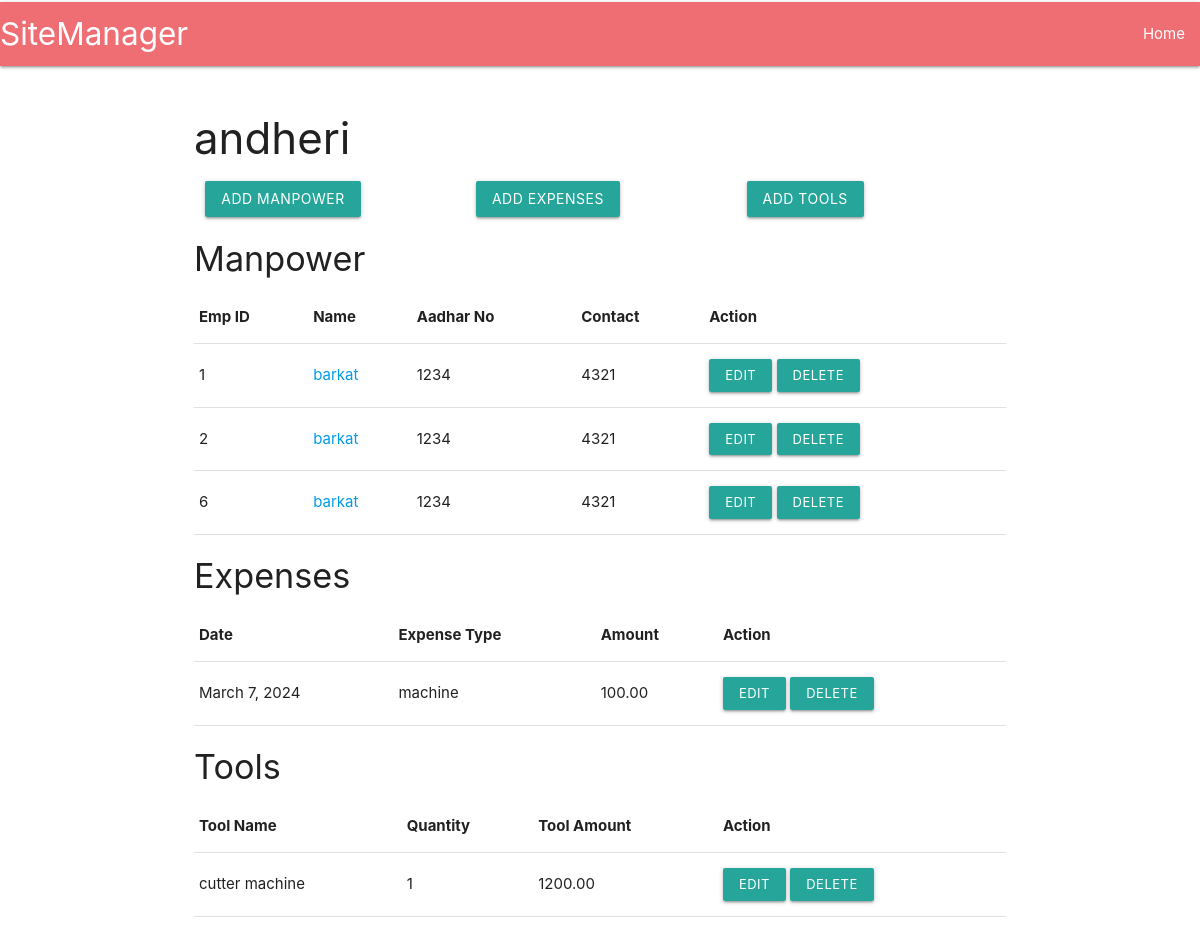
Page /ManageSites/1 on the earlier database version.
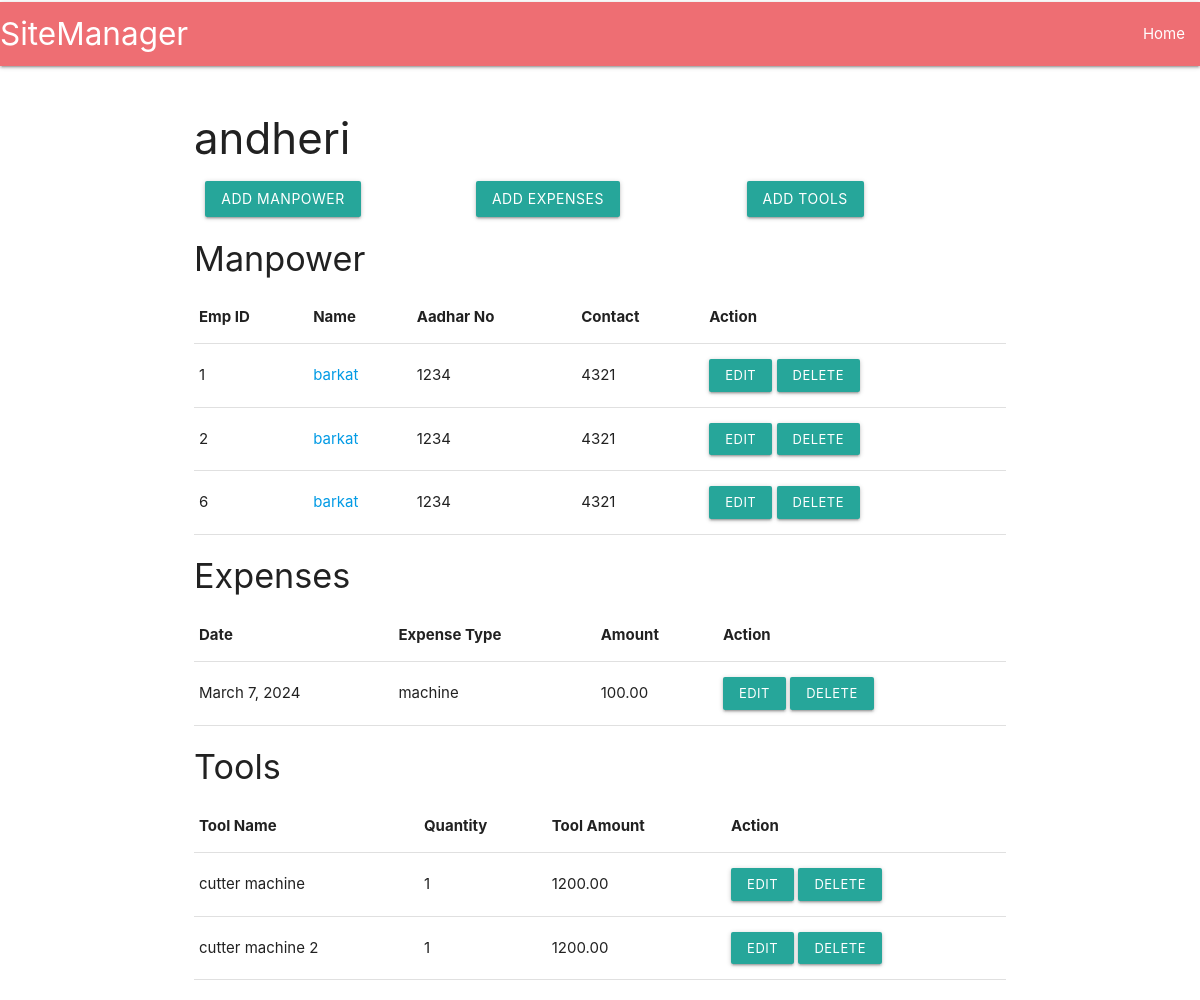
Same page on the later database version.
### sites/models.py (models this page shows)
class Manpower(models.Model):
    site = models.ForeignKey(Site, on_delete=models.CASCADE)
    name = models.CharField(max_length=100)
    adhaarno = models.CharField(max_length=20)
    contact = models.CharField(max_length=20)

class Expense(models.Model):
    site = models.ForeignKey(Site, on_delete=models.CASCADE)
    description = models.TextField()
    amount = models.DecimalField(max_digits=100, decimal_places=2)
    date = models.DateField()

class Tool(models.Model):
    site = models.ForeignKey(Site, on_delete=models.CASCADE)
    name = models.CharField(max_length=100)
    quantity = models.IntegerField()
    amount = models.DecimalField(max_digits=100, decimal_places=2)

### sites/views.py (the view)
# urls.py: path('ManageSites/<int:site_id>', views.ManageSites, name='ManageSites'),
def ManageSites(request,site_id):
    siteInfo = get_object_or_404(Site, pk=site_id)
    manpowers = Manpower.objects.all()
    expenses = Expense.objects.all()
    Tools = Tool.objects.all()
    return render(request,'sites/ManageSitePage.html',{'siteInfo':siteInfo,'manpowers':manpowers,'expenses':expenses,'Tools':Tools})

### sites/templates/sites/ManageSitePage.html (shortened to what this page needs)
{% extends 'Navbar.html' %}
{% block content %}
<body>
    <div class="container">
        <h3>{{ siteInfo.name }}</h3>
        <div class="row">
            <div class="col s4">
                <a href="{% url 'AddManpower' siteInfo.id %}" class="btn waves-effect waves-light">Add Manpower</a>
            </div>
            <div class="col s4">
                <a href="{% url 'AddExpenses' siteInfo.id %}" class="btn waves-effect waves-light">Add Expenses</a>
            </div>
            <div class="col s4">
                <a href="{% url 'AddTools' siteInfo.id %}" class="btn waves-effect waves-light">Add Tools</a>
            </div>
        </div>
        <h4>Manpower</h4>
        <table class="highlight">
            <thead>
                <tr>
                    <th>Emp ID</th>
                    <th>Name</th>
                    <th>Aadhar No</th>
                    <th>Contact</th>
                    <th>Action</th>
                </tr>
            </thead>
            <tbody>
                {% for labour in manpowers %}
                {% if siteInfo == labour.site %}
                <tr>
                    <td> {{ labour.id }} </td>
                    <td> <a href="{% url 'LabourDetails' siteInfo.id labour.id %}" > {{ labour.name }} </a></td>
                    <td> {{ labour.adhaarno }} </td>
                    <td> {{ labour.contact }} </td>
                    <td>
                        <a href="#" class="btn-small waves-effect waves-light">Edit</a>
                        <a href="{% url 'delete_dataManage' 'manpower' labour.id siteInfo.id %}" class="btn-small waves-effect waves-light">Delete</a>
                    </td>
                </tr>
                {% endif %}
                {% endfor %}
            </tbody>
        </table>
        <h4>Expenses</h4>
        <table class="highlight">
            <thead>
                <tr>
                    <th>Date</th>
                    <th>Expense Type</th>
                    <th>Amount</th>
                    <th>Action</th>
                </tr>
            </thead>
            <tbody>
                {% for exp in expenses %}
                {% if siteInfo == exp.site %}
                <tr>
                    <td> {{ exp.date }} </td>
                    <td> {{ exp.description }} </td>
                    <td> {{ exp.amount }} </td>
                    <td>
                        <a href="#" class="btn-small waves-effect waves-light">Edit</a>
                        <a href="{% url 'delete_dataManage' 'expense' exp.id siteInfo.id %}" class="btn-small waves-effect waves-light">Delete</a>
                    </td>
                </tr>
                {% endif %}
                {% endfor %}
            </tbody>
        </table>
        <h4>Tools</h4>
        <table class="highlight">
            <thead>
                <tr>
                    <th>Tool Name</th>
                    <th>Quantity</th>
                    <th>Tool Amount</th>
                    <th>Action</th>
                </tr>
            </thead>
            <tbody>
                {% for tool in Tools %}
                {% if siteInfo == tool.site %}
                <tr>
                    <td> {{ tool.name }} </td>
                    <td> {{ tool.quantity }} </td>
                    <td> {{ tool.amount }} </td>
                    <td>
                        <a href="{% url 'EditTools' tool.id siteInfo.id %}" class="btn-small waves-effect waves-light">Edit</a>
                        <a href="{% url 'delete_dataManage' 'tool' tool.id siteInfo.id %}" class="btn-small waves-effect waves-light">Delete</a>
                    </td>
                </tr>
                {% endif %}
                {% endfor %}
            </tbody>
        </table>
    </div>
</body>
{% endblock %}

Differences in the rows shown:
added Tool: name "cutter machine 2", quantity "1", amount "1200.00"
